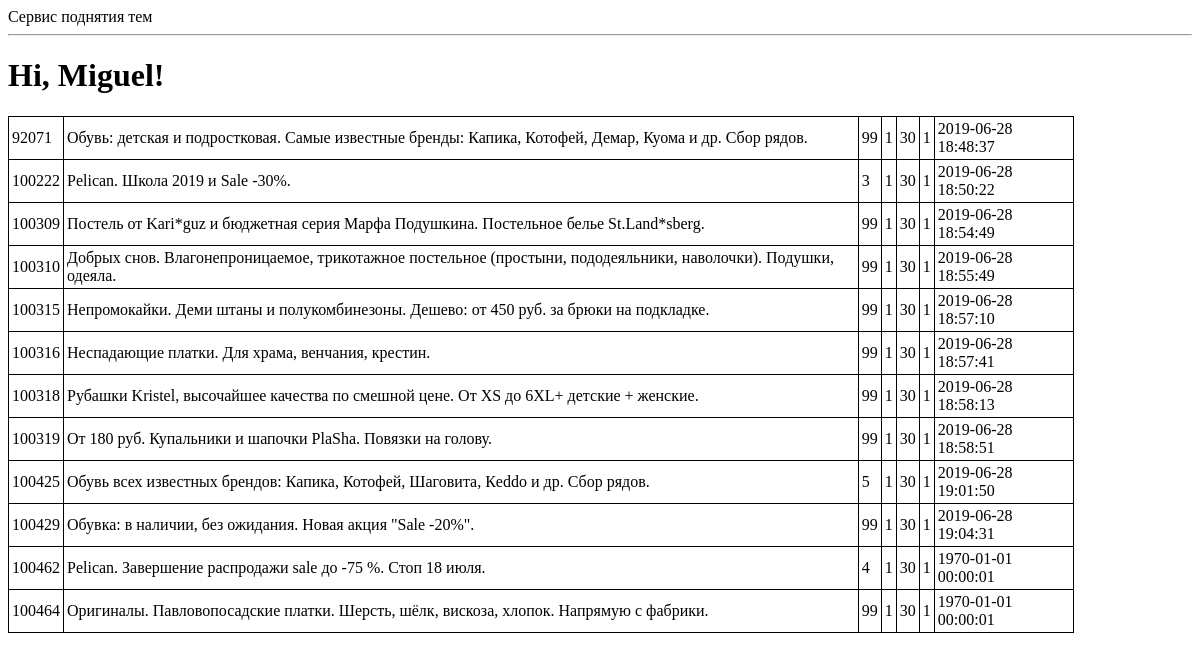
The page /2a on the database its author committed.
### tables this page shows
CREATE TABLE topics (id INTEGER PRIMARY KEY UNIQUE NOT NULL, name VARCHAR (250) NOT NULL, ref VARCHAR (100), time_start TIME DEFAULT (7), time_stop TIME DEFAULT (23.05), interval_minutes INTEGER DEFAULT (30), user_id INTEGER REFERENCES users (id), last_up_time TIME DEFAULT (1), active INT DEFAULT (1), page INT, maxpage INT DEFAULT (1), actual INT DEFAULT (1), good_id INT DEFAULT (0));

### app.py (the view)
@app.route('/2a', methods=["GET"])
def index2():
    tpcs=engine.execute("""select t.id,
                                   t.name,
                                   t.page,
                                   t.maxpage,
                                   t.interval_minutes,
                                   t.active,
                                   datetime(last_up_time, 'unixepoch', 'localtime') up_time
                           from topics t
                           where actual=1""")
    user = {'username': 'Miguel'}
    posts = [
        {
            'author': {'username': 'John'},
            'body': 'Beautiful day in Portland!'
        },
        {
            'author': {'username': 'Susan'},
            'body': 'The Avengers movie was so cool!'
        }
    ]
    return render_template('index.html', title='Home', tpcs=tpcs, user=user)

### templates/index.html
{% extends "base.html" %}
{% block content %}
    <h1>Hi, {{ user.username }}!</h1>
    <table>
    {% for row in tpcs %}
        <tr>
            <td>{{ row["id"] }}</td>
            <td>{{ row["name"] }}</td>
            <td>{{ row["page"] }}</td>
            <td>{{ row["maxpage"] }}</td>
            <td>{{ row["interval_minutes"] }}</td>
            <td>{{ row["active"] }}</td>
            <td>{{ row["up_time"] }}</td>
        </tr>
    {% endfor %}
    </table>
{% endblock %}

### templates/base.html (shortened to what this page needs)
<html>
    <head>
    </head>
    <body>
        <div>
            Сервис поднятия тем
        </div>
        <hr>
        {% block content %}{% endblock %}
    </body>
</html>

### templates/base.html (style rules this page uses)
TABLE { width: 90%; border-collapse: collapse; }
TD, TH { padding: 3px; border: 1px solid black; }

### rows shown on the page
topics: id "92071", name "Обувь: детская и подростковая. Самые известные бренды: Капика, Котофей, Демар, Куома и др. Сбор рядов.", page "99", maxpage "1", interval_minutes "30", active "1", up_time "2019-06-28 18:48:37"
topics: id "100222", name "Pelican. Школа 2019 и Sale -30%.", page "3", maxpage "1", interval_minutes "30", active "1", up_time "2019-06-28 18:50:22"
topics: id "100309", name "Постель от Kari*guz и бюджетная серия Марфа Подушкина. Постельное белье St.Land*sberg.", page "99", maxpage "1", interval_minutes "30", active "1", up_time "2019-06-28 18:54:49"
topics: id "100310", name "Добрых снов. Влагонепроницаемое, трикотажное постельное (простыни, пододеяльники, наволочки). Подушки, одеяла.", page "99", maxpage "1", interval_minutes "30", active "1", up_time "2019-06-28 18:55:49"
topics: id "100315", name "Непромокайки. Деми штаны и полукомбинезоны. Дешево: от 450 руб. за брюки на подкладке.", page "99", maxpage "1", interval_minutes "30", active "1", up_time "2019-06-28 18:57:10"
topics: id "100316", name "Неспадающие платки. Для храма, венчания, крестин.", page "99", maxpage "1", interval_minutes "30", active "1", up_time "2019-06-28 18:57:41"
topics: id "100318", name "Рубашки Kristel, высочайшее качества по смешной цене. От XS до 6XL+ детские + женские.", page "99", maxpage "1", interval_minutes "30", active "1", up_time "2019-06-28 18:58:13"
topics: id "100319", name "От 180 руб. Купальники и шапочки PlaSha. Повязки на голову.", page "99", maxpage "1", interval_minutes "30", active "1", up_time "2019-06-28 18:58:51"
topics: id "100425", name "Обувь всех известных брендов: Капика, Котофей, Шаговита, Кeddo и др. Сбор рядов.", page "5", maxpage "1", interval_minutes "30", active "1", up_time "2019-06-28 19:01:50"
topics: id "100429", name "Обувка: в наличии, без ожидания. Новая акция \"Sale -20%\".", page "99", maxpage "1", interval_minutes "30", active "1", up_time "2019-06-28 19:04:31"
topics: id "100462", name "Pelican. Завершение распродажи sale до -75 %. Стоп 18 июля.", page "4", maxpage "1", interval_minutes "30", active "1", up_time "1970-01-01 00:00:01"
topics: id "100464", name "Оригиналы. Павловопосадские платки. Шерсть, шёлк, вискоза, хлопок. Напрямую с фабрики.", page "99", maxpage "1", interval_minutes "30", active "1", up_time "1970-01-01 00:00:01"

### other values the page prints
{{ user.username }} "Miguel"
